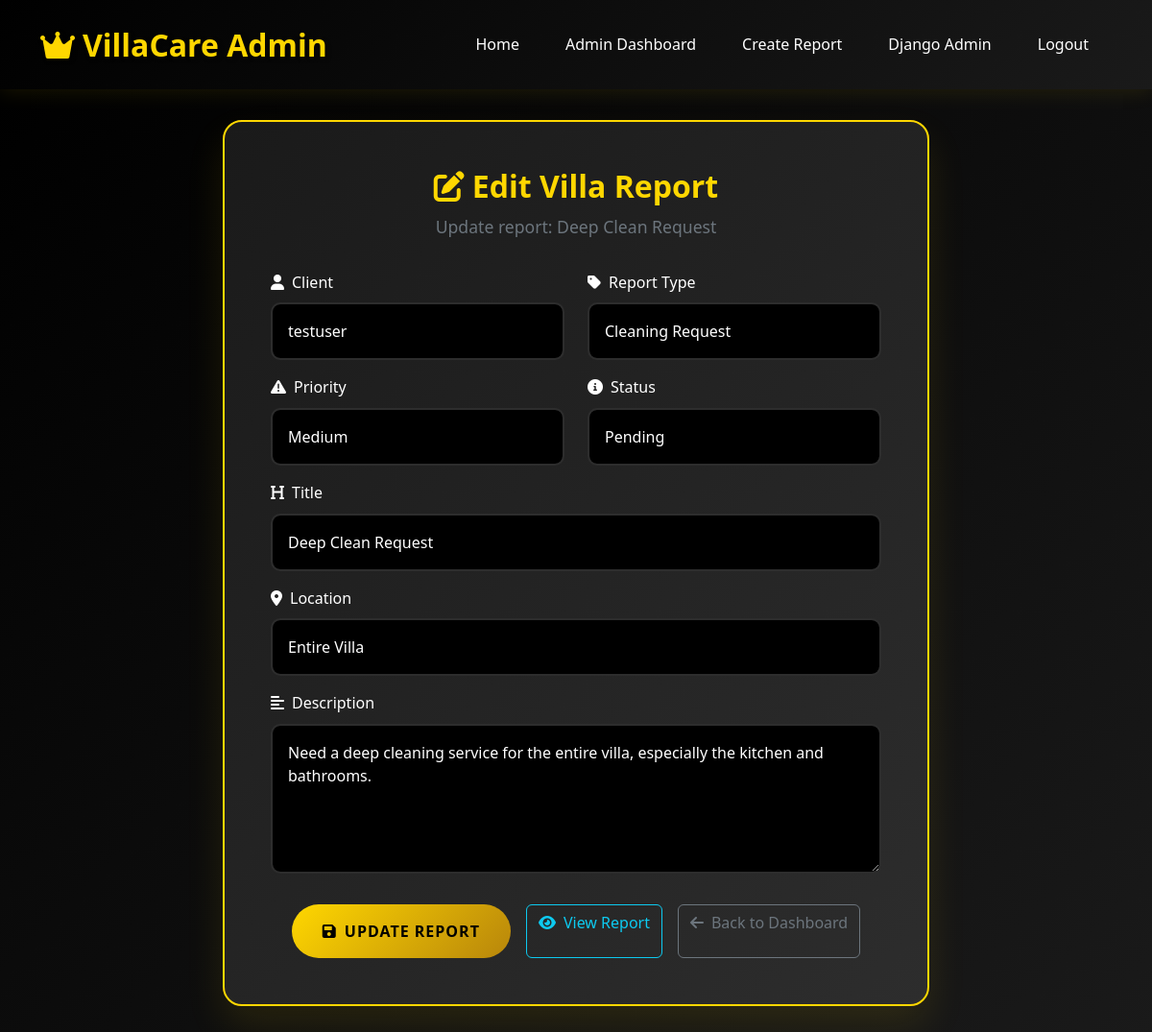
The app's page /admin-panel/edit-report/2/ (signed in) with its own data.
### main/models.py (models this page shows, shortened)
class VillaReport(models.Model):
    REPORT_TYPES = [
        ('maintenance', 'Maintenance Issue'),
        ('cleaning', 'Cleaning Request'),
        ('security', 'Security Concern'),
        ('landscaping', 'Landscaping'),
        ('pool', 'Pool/Spa Issue'),
        ('emergency', 'Emergency'),
        ('other', 'Other'),
    ]
    PRIORITY_LEVELS = [
        ('low', 'Low'),
        ('medium', 'Medium'),
        ('high', 'High'),
        ('urgent', 'Urgent'),
    ]
    STATUS_CHOICES = [
        ('pending', 'Pending'),
        ('in_progress', 'In Progress'),
        ('completed', 'Completed'),
        ('cancelled', 'Cancelled'),
    ]
    user = models.ForeignKey(User, on_delete=models.CASCADE)
    report_type = models.CharField(max_length=20, choices=REPORT_TYPES)
    priority = models.CharField(max_length=10, choices=PRIORITY_LEVELS, default='medium')
    title = models.CharField(max_length=200)
    description = models.TextField()
    location = models.CharField(max_length=200, help_text="Specific location in the villa")
    status = models.CharField(max_length=20, choices=STATUS_CHOICES, default='pending')
    admin_notes = models.TextField(blank=True, help_text="Internal notes for staff")
    created_at = models.DateTimeField(auto_now_add=True)
    updated_at = models.DateTimeField(auto_now=True)
    scheduled_date = models.DateTimeField(null=True, blank=True)
    completed_date = models.DateTimeField(null=True, blank=True)
    class Meta:
        ordering = ['-created_at']

### main/views.py (the view)
# urls.py: path('admin-panel/edit-report/<int:report_id>/', views.admin_edit_report, name='admin_edit_report'),
@user_passes_test(is_admin)
def admin_edit_report(request, report_id):
    report = get_object_or_404(VillaReport, id=report_id)
    if request.method == 'POST':
        form = VillaReportForm(request.POST, instance=report)
        if form.is_valid():
            form.save()
            messages.success(request, 'Villa report updated successfully!')
            return redirect('admin_dashboard')
    else:
        form = VillaReportForm(instance=report)
    return render(request, 'main/admin_edit_report.html', {'form': form, 'report': report})

### main/forms.py
class VillaReportForm(forms.ModelForm):
    class Meta:
        model = VillaReport
        fields = ['user', 'report_type', 'priority', 'title', 'description', 'location', 'status']
        widgets = {
            'user': forms.Select(attrs={
                'class': 'form-control'
            }),
            'report_type': forms.Select(attrs={
                'class': 'form-control'
            }),
            'priority': forms.Select(attrs={
                'class': 'form-control'
            }),
            'title': forms.TextInput(attrs={
                'class': 'form-control',
                'placeholder': 'Brief title for the report'
            }),
            'description': forms.Textarea(attrs={
                'class': 'form-control',
                'placeholder': 'Detailed description of the issue or request',
                'rows': 5
            }),
            'location': forms.TextInput(attrs={
                'class': 'form-control',
                'placeholder': 'Specific location in the villa (e.g., Master bedroom, Pool area, Kitchen)'
            }),
            'status': forms.Select(attrs={
                'class': 'form-control'
            }),
        }

### main/views.py (called while the page is built)
def is_admin(user):
    return user.is_authenticated and user.is_staff

### templates/main/admin_edit_report.html (shortened to what this page needs)
{% load static %}
<!DOCTYPE html>
<html lang="en">
<head>
    <link href="https://cdn.jsdelivr.net/npm/bootstrap@5.3.0/dist/css/bootstrap.min.css" rel="stylesheet">
    <link href="https://cdnjs.cloudflare.com/ajax/libs/font-awesome/6.0.0/css/all.min.css" rel="stylesheet">
    <link href="{% static 'css/style.css' %}" rel="stylesheet">
</head>
<body>
    <nav class="navbar navbar-expand-lg navbar-dark">
        <div class="container">
            <a class="navbar-brand" href="{% url 'home' %}">
                <i class="fas fa-crown me-2"></i>VillaCare Admin
            </a>
            <div class="collapse navbar-collapse" id="navbarNav">
                <ul class="navbar-nav ms-auto">
                    <li class="nav-item">
                        <a class="nav-link" href="{% url 'home' %}">Home</a>
                    </li>
                    <li class="nav-item">
                        <a class="nav-link" href="{% url 'admin_dashboard' %}">Admin Dashboard</a>
                    </li>
                    <li class="nav-item">
                        <a class="nav-link" href="{% url 'admin_create_report' %}">Create Report</a>
                    </li>
                    <li class="nav-item">
                        <a class="nav-link" href="/admin/">Django Admin</a>
                    </li>
                    <li class="nav-item">
                        <form method="post" action="{% url 'logout' %}" style="display: inline;">
                            <button type="submit" class="nav-link" style="border: none; background: none; color: inherit;">
                                Logout
                            </button>
                        </form>
                    </li>
                </ul>
            </div>
        </div>
    </nav>
    <div class="create-report-container">
        <div class="container">
            <div class="row justify-content-center">
                <div class="col-lg-8">
                    <div class="create-report-card">
                        <div class="card-header">
                            <h2><i class="fas fa-edit me-2"></i>Edit Villa Report</h2>
                            <p class="card-subtitle">Update report: {{ report.title }}</p>
                        </div>
                        <form method="post">
                            <div class="row">
                                <div class="col-md-6 mb-3">
                                    <label for="{{ form.user.id_for_label }}" class="form-label">
                                        <i class="fas fa-user me-2"></i>Client
                                    </label>
                                    {{ form.user }}
                                </div>
                                <div class="col-md-6 mb-3">
                                    <label for="{{ form.report_type.id_for_label }}" class="form-label">
                                        <i class="fas fa-tag me-2"></i>Report Type
                                    </label>
                                    {{ form.report_type }}
                                </div>
                            </div>
                            <div class="row">
                                <div class="col-md-6 mb-3">
                                    <label for="{{ form.priority.id_for_label }}" class="form-label">
                                        <i class="fas fa-exclamation-triangle me-2"></i>Priority
                                    </label>
                                    {{ form.priority }}
                                </div>
                                <div class="col-md-6 mb-3">
                                    <label for="{{ form.status.id_for_label }}" class="form-label">
                                        <i class="fas fa-info-circle me-2"></i>Status
                                    </label>
                                    {{ form.status }}
                                </div>
                            </div>
                            <div class="mb-3">
                                <label for="{{ form.title.id_for_label }}" class="form-label">
                                    <i class="fas fa-heading me-2"></i>Title
                                </label>
                                {{ form.title }}
                            </div>
                            <div class="mb-3">
                                <label for="{{ form.location.id_for_label }}" class="form-label">
                                    <i class="fas fa-map-marker-alt me-2"></i>Location
                                </label>
                                {{ form.location }}
                            </div>
                            <div class="mb-4">
                                <label for="{{ form.description.id_for_label }}" class="form-label">
                                    <i class="fas fa-align-left me-2"></i>Description
                                </label>
                                {{ form.description }}
                            </div>
                            <div class="form-actions">
                                <button type="submit" class="btn btn-primary">
                                    <i class="fas fa-save me-2"></i>Update Report
                                </button>
                                <a href="{% url 'admin_report_detail' report.id %}" class="btn btn-outline-info">
                                    <i class="fas fa-eye me-2"></i>View Report
                                </a>
                                <a href="{% url 'admin_dashboard' %}" class="btn btn-outline-secondary">
                                    <i class="fas fa-arrow-left me-2"></i>Back to Dashboard
                                </a>
                            </div>
                        </form>
                    </div>
                </div>
            </div>
        </div>
    </div>
</body>
</html>

### static/css/style.css (style rules this page uses)
:root { --primary-black: #000000; --secondary-black: #1a1a1a; --dark-gray: #2d2d2d; --gold: #FFD700; --light-gold: #FFF8DC; --dark-gold: #B8860B; --white: #ffffff; --light-gray: #f8f9fa; --text-gray: #6c757d; }
* { margin: 0; padding: 0; box-sizing: border-box; }
body { font-family: 'Segoe UI', Tahoma, Geneva, Verdana, sans-serif; line-height: 1.6; color: var(--white); background-color: var(--primary-black); }
.navbar { background: linear-gradient(135deg, var(--primary-black) 0%, var(--secondary-black) 100%); box-shadow: 0 2px 20px rgba(255, 215, 0, 0.1); padding: 1rem 0; }
.navbar-brand { font-size: 2rem; font-weight: bold; color: var(--gold) !important; text-decoration: none; text-shadow: 2px 2px 4px rgba(0, 0, 0, 0.5); }
.navbar-nav .nav-link { color: var(--white) !important; font-weight: 500; margin: 0 1rem; transition: all 0.3s ease; position: relative; }
.navbar-nav .nav-link::after { content: ''; position: absolute; width: 0; height: 2px; bottom: -5px; left: 50%; background-color: var(--gold); transition: all 0.3s ease; transform: translateX(-50%); }
.btn-primary { background: linear-gradient(135deg, var(--gold) 0%, var(--dark-gold) 100%); border: none; color: var(--primary-black); font-weight: bold; padding: 1rem 2rem; border-radius: 50px; transition: all 0.3s ease; text-transform: uppercase; letter-spacing: 1px; }
.form-control { background-color: var(--primary-black); border: 2px solid var(--dark-gray); color: var(--white); border-radius: 10px; padding: 1rem; transition: all 0.3s ease; }
.form-control::placeholder { color: var(--text-gray); }
html { scroll-behavior: smooth; }
.reports-container, .create-report-container, .report-detail-container, .profile-container { min-height: 100vh; background: linear-gradient(135deg, var(--primary-black) 0%, var(--secondary-black) 100%); padding: 2rem 0; }
.create-report-card, .report-detail-card, .profile-card { background: linear-gradient(135deg, var(--secondary-black) 0%, var(--dark-gray) 100%); border: 2px solid var(--gold); border-radius: 20px; padding: 3rem; box-shadow: 0 20px 40px rgba(255, 215, 0, 0.1); }
.card-header { text-align: center; margin-bottom: 2rem; }
.card-header h2 { color: var(--gold); font-size: 2rem; font-weight: bold; margin-bottom: 0.5rem; }
.card-subtitle { color: var(--text-gray); font-size: 1.1rem; }
.form-actions { display: flex; gap: 1rem; justify-content: center; margin-top: 2rem; }

### records on screen
VillaReport: title "Deep Clean Request", user "testuser", report_type "Cleaning Request", priority "Medium", status "Pending", location "Entire Villa", description "Need a deep cleaning service for the entire villa, especially the kitchen and bathrooms."
